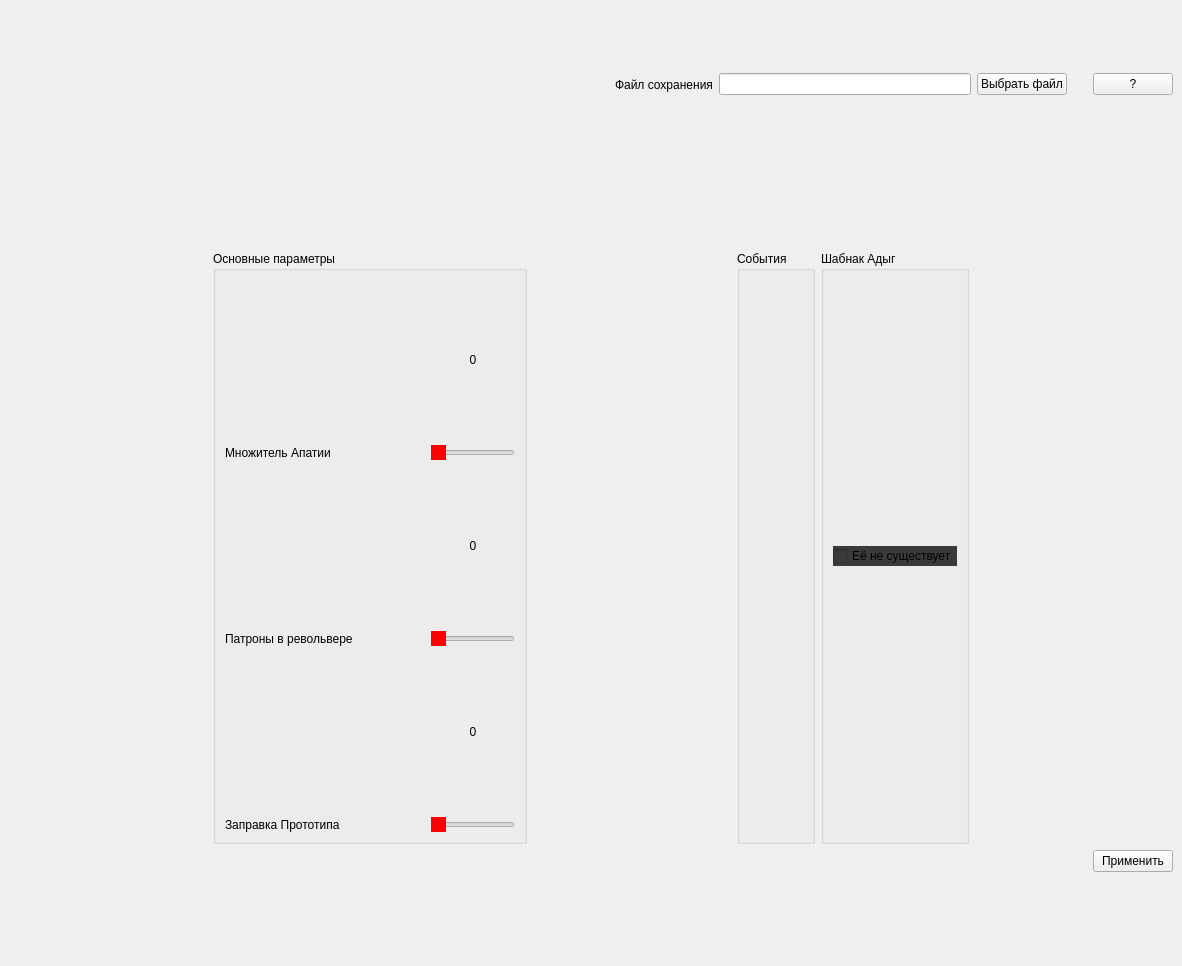
<?xml version="1.0" encoding="UTF-8"?>
<ui version="4.0">
 <class>MainWindow</class>
 <widget class="QMainWindow" name="MainWindow">
  <property name="geometry">
   <rect>
    <x>0</x>
    <y>0</y>
    <width>1182</width>
    <height>966</height>
   </rect>
  </property>
  <property name="windowTitle">
   <string>Pathologic 3 helper</string>
  </property>
  <property name="windowIcon">
   <iconset resource="Res.qrc">
    <normaloff>:/new/prefix1/Res/apat.PNG</normaloff>:/new/prefix1/Res/apat.PNG</iconset>
  </property>
  <widget class="QWidget" name="centralwidget">
   <layout class="QVBoxLayout" name="verticalLayout_11">
    <item>
     <layout class="QHBoxLayout" name="horizontalLayout_4">
      <item>
       <widget class="QLabel" name="TitleImg">
        <property name="minimumSize">
         <size>
          <width>580</width>
          <height>151</height>
         </size>
        </property>
        <property name="maximumSize">
         <size>
          <width>580</width>
          <height>16777215</height>
         </size>
        </property>
        <property name="text">
         <string/>
        </property>
        <property name="pixmap">
         <pixmap resource="Res.qrc">:/new/prefix1/Res/Logo.PNG</pixmap>
        </property>
       </widget>
      </item>
      <item>
       <spacer name="horizontalSpacer_8">
        <property name="orientation">
         <enum>Qt::Horizontal</enum>
        </property>
        <property name="sizeType">
         <enum>QSizePolicy::Minimum</enum>
        </property>
        <property name="sizeHint" stdset="0">
         <size>
          <width>20</width>
          <height>20</height>
         </size>
        </property>
       </spacer>
      </item>
      <item>
       <widget class="QLabel" name="label_2">
        <property name="text">
         <string>Файл сохранения</string>
        </property>
       </widget>
      </item>
      <item>
       <widget class="QLineEdit" name="SaveFileLineEdit">
        <property name="readOnly">
         <bool>true</bool>
        </property>
       </widget>
      </item>
      <item>
       <widget class="QPushButton" name="SaveFilePathButton">
        <property name="text">
         <string>Выбрать файл</string>
        </property>
       </widget>
      </item>
      <item>
       <spacer name="horizontalSpacer_7">
        <property name="orientation">
         <enum>Qt::Horizontal</enum>
        </property>
        <property name="sizeType">
         <enum>QSizePolicy::Minimum</enum>
        </property>
        <property name="sizeHint" stdset="0">
         <size>
          <width>20</width>
          <height>20</height>
         </size>
        </property>
       </spacer>
      </item>
      <item>
       <widget class="QPushButton" name="InfoButton">
        <property name="cursor">
         <cursorShape>PointingHandCursor</cursorShape>
        </property>
        <property name="text">
         <string>?</string>
        </property>
       </widget>
      </item>
     </layout>
    </item>
    <item>
     <spacer name="verticalSpacer_2">
      <property name="orientation">
       <enum>Qt::Vertical</enum>
      </property>
      <property name="sizeHint" stdset="0">
       <size>
        <width>20</width>
        <height>62</height>
       </size>
      </property>
     </spacer>
    </item>
    <item>
     <layout class="QHBoxLayout" name="horizontalLayout_8">
      <item>
       <spacer name="horizontalSpacer_2">
        <property name="orientation">
         <enum>Qt::Horizontal</enum>
        </property>
        <property name="sizeHint" stdset="0">
         <size>
          <width>40</width>
          <height>20</height>
         </size>
        </property>
       </spacer>
      </item>
      <item>
       <widget class="QGroupBox" name="ParametersGroupBox">
        <property name="title">
         <string>Основные параметры</string>
        </property>
        <layout class="QVBoxLayout" name="verticalLayout_10">
         <item>
          <layout class="QHBoxLayout" name="horizontalLayout_3">
           <item>
            <layout class="QVBoxLayout" name="verticalLayout_4">
             <item>
              <widget class="QLabel" name="ApatItemsMultiplierImg">
               <property name="minimumSize">
                <size>
                 <width>160</width>
                 <height>160</height>
                </size>
               </property>
               <property name="maximumSize">
                <size>
                 <width>160</width>
                 <height>160</height>
                </size>
               </property>
               <property name="text">
                <string/>
               </property>
               <property name="pixmap">
                <pixmap resource="Res.qrc">:/new/prefix1/Res/apat.PNG</pixmap>
               </property>
              </widget>
             </item>
             <item>
              <widget class="QLabel" name="ApatItemsMultiplierLabel">
               <property name="text">
                <string>Множитель Апатии</string>
               </property>
              </widget>
             </item>
            </layout>
           </item>
           <item>
            <spacer name="horizontalSpacer_10">
             <property name="orientation">
              <enum>Qt::Horizontal</enum>
             </property>
             <property name="sizeHint" stdset="0">
              <size>
               <width>40</width>
               <height>20</height>
              </size>
             </property>
            </spacer>
           </item>
           <item>
            <layout class="QVBoxLayout" name="verticalLayout_9">
             <item>
              <widget class="QLabel" name="ApatItemsMultiplierLabel_2">
               <property name="text">
                <string>0</string>
               </property>
               <property name="alignment">
                <set>Qt::AlignCenter</set>
               </property>
              </widget>
             </item>
             <item>
              <widget class="QSlider" name="ApatItemsMultiplierHSlider">
               <property name="styleSheet">
                <string notr="true"> QSlider::handle:horizontal {
                border: 1px  red;
                background: red;
            }

</string>
               </property>
               <property name="maximum">
                <number>100</number>
               </property>
               <property name="orientation">
                <enum>Qt::Horizontal</enum>
               </property>
              </widget>
             </item>
            </layout>
           </item>
          </layout>
         </item>
         <item>
          <layout class="QHBoxLayout" name="horizontalLayout">
           <item>
            <layout class="QVBoxLayout" name="verticalLayout_6">
             <item>
              <widget class="QLabel" name="RevolverBulletsImg">
               <property name="minimumSize">
                <size>
                 <width>160</width>
                 <height>160</height>
                </size>
               </property>
               <property name="maximumSize">
                <size>
                 <width>160</width>
                 <height>160</height>
                </size>
               </property>
               <property name="text">
                <string/>
               </property>
               <property name="pixmap">
                <pixmap resource="Res.qrc">:/new/prefix1/Res/Revolver.PNG</pixmap>
               </property>
              </widget>
             </item>
             <item>
              <widget class="QLabel" name="RevolverBulletsLabel">
               <property name="text">
                <string>Патроны в револьвере</string>
               </property>
              </widget>
             </item>
            </layout>
           </item>
           <item>
            <spacer name="horizontalSpacer_4">
             <property name="orientation">
              <enum>Qt::Horizontal</enum>
             </property>
             <property name="sizeHint" stdset="0">
              <size>
               <width>40</width>
               <height>20</height>
              </size>
             </property>
            </spacer>
           </item>
           <item>
            <layout class="QVBoxLayout" name="verticalLayout_5">
             <item>
              <widget class="QLabel" name="RevolverBulletsLabel_2">
               <property name="text">
                <string>0</string>
               </property>
               <property name="alignment">
                <set>Qt::AlignCenter</set>
               </property>
              </widget>
             </item>
             <item>
              <widget class="QSlider" name="RevolverBulletsHSlider">
               <property name="styleSheet">
                <string notr="true"> QSlider::handle:horizontal {
                border: 1px  red;
                background: red;
            }

</string>
               </property>
               <property name="maximum">
                <number>6</number>
               </property>
               <property name="orientation">
                <enum>Qt::Horizontal</enum>
               </property>
              </widget>
             </item>
            </layout>
           </item>
          </layout>
         </item>
         <item>
          <layout class="QHBoxLayout" name="horizontalLayout_2">
           <item>
            <layout class="QVBoxLayout" name="verticalLayout_8">
             <item>
              <widget class="QLabel" name="SprayAmmoCountImg">
               <property name="minimumSize">
                <size>
                 <width>160</width>
                 <height>160</height>
                </size>
               </property>
               <property name="maximumSize">
                <size>
                 <width>160</width>
                 <height>160</height>
                </size>
               </property>
               <property name="text">
                <string/>
               </property>
               <property name="pixmap">
                <pixmap resource="Res.qrc">:/new/prefix1/Res/Prototype.PNG</pixmap>
               </property>
              </widget>
             </item>
             <item>
              <widget class="QLabel" name="SprayAmmoCountLabel">
               <property name="text">
                <string>Заправка Прототипа</string>
               </property>
              </widget>
             </item>
            </layout>
           </item>
           <item>
            <spacer name="horizontalSpacer_5">
             <property name="orientation">
              <enum>Qt::Horizontal</enum>
             </property>
             <property name="sizeHint" stdset="0">
              <size>
               <width>40</width>
               <height>20</height>
              </size>
             </property>
            </spacer>
           </item>
           <item>
            <layout class="QVBoxLayout" name="verticalLayout_7">
             <item>
              <widget class="QLabel" name="SprayAmmoCountLabel_2">
               <property name="text">
                <string>0</string>
               </property>
               <property name="alignment">
                <set>Qt::AlignCenter</set>
               </property>
              </widget>
             </item>
             <item>
              <widget class="QSlider" name="SprayAmmoCountHSlider">
               <property name="styleSheet">
                <string notr="true"> QSlider::handle:horizontal {
                border: 1px  red;
                background: red;
            }

</string>
               </property>
               <property name="maximum">
                <number>20</number>
               </property>
               <property name="orientation">
                <enum>Qt::Horizontal</enum>
               </property>
              </widget>
             </item>
            </layout>
           </item>
          </layout>
         </item>
        </layout>
       </widget>
      </item>
      <item>
       <spacer name="horizontalSpacer">
        <property name="orientation">
         <enum>Qt::Horizontal</enum>
        </property>
        <property name="sizeHint" stdset="0">
         <size>
          <width>40</width>
          <height>20</height>
         </size>
        </property>
       </spacer>
      </item>
      <item>
       <widget class="QGroupBox" name="EventsGroupBox">
        <property name="title">
         <string>События</string>
        </property>
        <layout class="QVBoxLayout" name="verticalLayout_2">
         <item>
          <layout class="QVBoxLayout" name="EventVLayout"/>
         </item>
        </layout>
       </widget>
      </item>
      <item>
       <widget class="QGroupBox" name="ShabnakGroupBox">
        <property name="title">
         <string>Шабнак Адыг</string>
        </property>
        <layout class="QVBoxLayout" name="verticalLayout">
         <item>
          <layout class="QVBoxLayout" name="verticalLayout_3"/>
         </item>
         <item>
          <widget class="QCheckBox" name="ShabnakCheckBox">
           <property name="styleSheet">
            <string notr="true">background-color: rgb(58, 58, 58);</string>
           </property>
           <property name="text">
            <string>Её не существует</string>
           </property>
           <property name="iconSize">
            <size>
             <width>16</width>
             <height>16</height>
            </size>
           </property>
          </widget>
         </item>
        </layout>
       </widget>
      </item>
      <item>
       <spacer name="horizontalSpacer_3">
        <property name="orientation">
         <enum>Qt::Horizontal</enum>
        </property>
        <property name="sizeHint" stdset="0">
         <size>
          <width>40</width>
          <height>20</height>
         </size>
        </property>
       </spacer>
      </item>
     </layout>
    </item>
    <item>
     <layout class="QHBoxLayout" name="horizontalLayout_5">
      <item>
       <spacer name="horizontalSpacer_6">
        <property name="orientation">
         <enum>Qt::Horizontal</enum>
        </property>
        <property name="sizeHint" stdset="0">
         <size>
          <width>40</width>
          <height>20</height>
         </size>
        </property>
       </spacer>
      </item>
      <item>
       <widget class="QPushButton" name="ApplyButton">
        <property name="cursor">
         <cursorShape>PointingHandCursor</cursorShape>
        </property>
        <property name="text">
         <string>Применить</string>
        </property>
       </widget>
      </item>
     </layout>
    </item>
    <item>
     <spacer name="verticalSpacer">
      <property name="orientation">
       <enum>Qt::Vertical</enum>
      </property>
      <property name="sizeHint" stdset="0">
       <size>
        <width>20</width>
        <height>62</height>
       </size>
      </property>
     </spacer>
    </item>
   </layout>
  </widget>
 </widget>
 <resources>
  <include location="Res.qrc"/>
 </resources>
 <connections/>
</ui>
